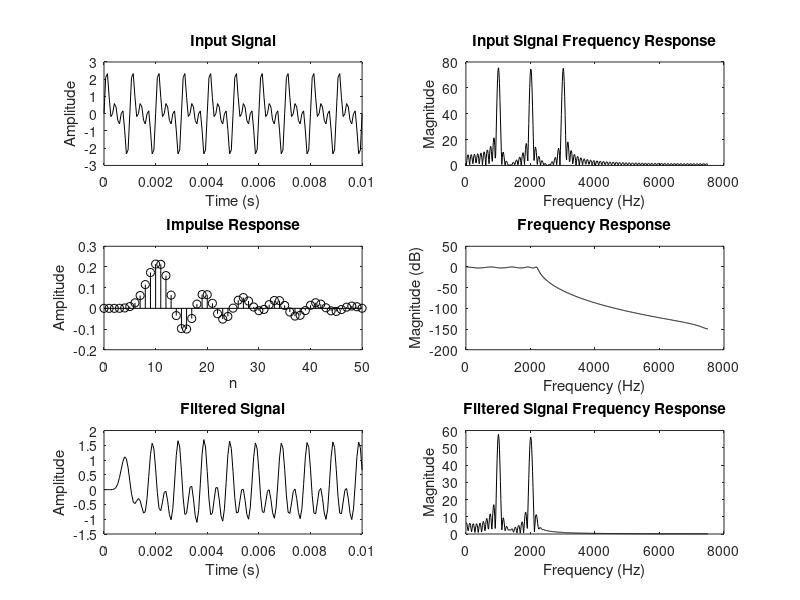

Write the MATLAB code that produced this figure. (Note: this script raises an error after producing the figure.)
clc; clear; close all;

% Signal generation
F1 = 1000; F2 = 2000; F3 = 3000;
Fsamp = 15000;
t = 0:1/Fsamp:0.01;
x = sin(2*pi*F1*t) + sin(2*pi*F2*t) + sin(2*pi*F3*t);
fft_ord = 1024;
x_fft = fft(x, fft_ord);
fr = (1:fft_ord/2) * Fsamp / fft_ord;

% Filter specs
Fp = 2200; 
Fs = 2800; 
ap = 2.5; 
as = 45;
wp = 2 * pi * Fp;
ws = 2 * pi * Fs;

n_range = 0:50;

% Butterworth Low Pass 
[N, wn] = buttord(wp, ws, ap, as, 's');
[bs1, as1] = butter(N, wn, "low", 's');
[bz1, az1] = impinvar(bs1, as1, Fsamp);

h = impz(bz1, az1, length(n_range));
h_freq = freqz(bz1, az1, fft_ord/2);
y = filter(bz1, az1, x);
y_fft = fft(y, fft_ord);

% Chebyshev Type I Low Pass 
[N1, wn1] = cheb1ord(wp, ws, ap, as, "s");
[bs2, as2] = cheby1(N1, ap, wn1, "low", "s");
[bz2, az2] = impinvar(bs2, as2, Fsamp);

h1 = impz(bz2, az2, length(n_range));
h_freq1 = freqz(bz2, az2, fft_ord/2);
y1 = filter(bz2, az2, x);
y_fft1 = fft(y1, fft_ord);

figure;
subplot(3,2,1); plot(t, x, 'k'); title('Input Signal'); xlabel('Time (s)'); ylabel('Amplitude');
subplot(3,2,2); plot(fr, abs(x_fft(1:fft_ord/2)), 'k'); title('Input Signal Frequency Response'); xlabel('Frequency (Hz)'); ylabel('Magnitude');
subplot(3,2,3); stem(n_range, h1, 'k'); title('Impulse Response'); xlabel('n'); ylabel('Amplitude');
subplot(3,2,4); plot(fr, 20*log10(abs(h_freq1)), 'k'); title('Frequency Response'); xlabel('Frequency (Hz)'); ylabel('Magnitude (dB)');
subplot(3,2,5); plot(t, y1, 'k'); title('Filtered Signal'); xlabel('Time (s)'); ylabel('Amplitude');
subplot(3,2,6); plot(fr, abs(y_fft1(1:fft_ord/2)), 'k'); title('Filtered Signal Frequency Response'); xlabel('Frequency (Hz)'); ylabel('Magnitude');
sgtitle('CHEBYSHEV TYPE 1 LOW PASS FILTER (IMPULSE INVARIANT METHOD)');
saveas(gcf, 'chebyshev1_lowpass.png');
